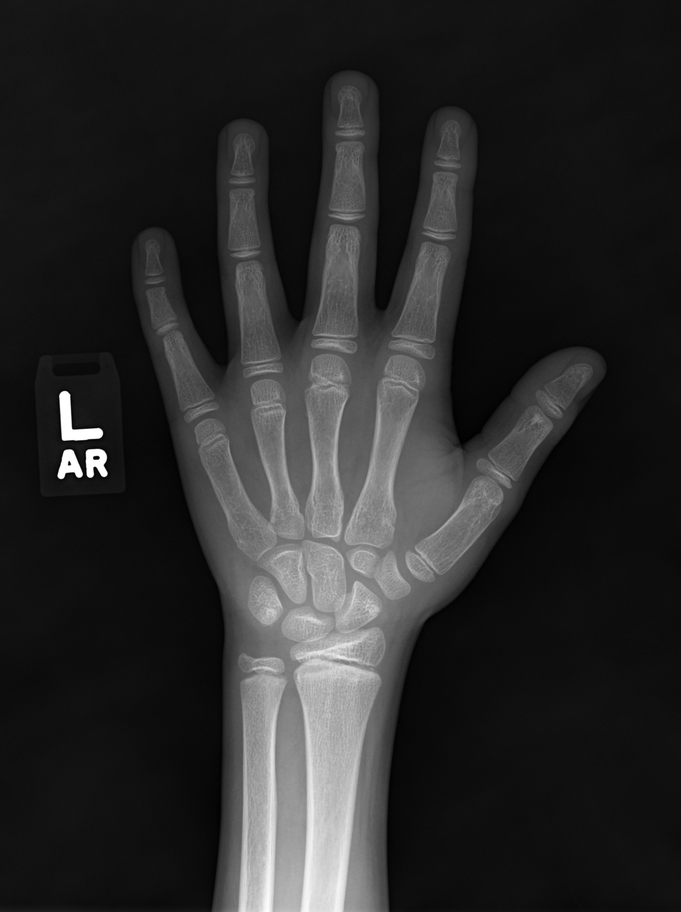
#> input picture RSNA_validation2/10295.png, 681 x 912 px, shrunk from 1311 x 1756 before the run, found by its file name; its folder holds 4 pictures in this run
$ python brighten_images.py
#> lines starting #> are read from the running program, lines starting #| are printed output that depends on the picture
import os
from PIL import Image, ImageEnhance

#file_dir = "DigitalHandAtlas/JPEGimages/"
file_dir = "boneAgeFiles/RSNA_validation2/"

def getListOfFiles(dirName):
    # create a list of file and sub directories
    # names in the given directory
#> called with dirName = 'boneAgeFiles/RSNA_validation2/'
    listOfFile = os.listdir(dirName)
    allFiles = list()
    # Iterate over all the entries
    for entry in listOfFile:
        # Create full path
        fullPath = os.path.join(dirName, entry)
        # If entry is a directory then get the list of files in this directory
        if os.path.isdir(fullPath):
            allFiles = allFiles + getListOfFiles(fullPath)
        else:
            allFiles.append(fullPath)
#> pass 2 of the loop in getListOfFiles, `for entry in listOfFile:`:
#> pass 3 of the loop in getListOfFiles, `for entry in listOfFile:`:
#> the loop made 4 passes; the first 3 are shown

    return allFiles

all_files = getListOfFiles(file_dir)

for file in all_files:
    try:
        im = Image.open(file)
#> im is the input picture: PIL image 681x912 L; min 0, max 255, mean 42.2
        enhancer = ImageEnhance.Brightness(im)
        #factor = 1 #gives original image
        #factor = 0.5 #darkens the image
        #factor = 1.5 #brightens image
        factor = 1.9
        im = enhancer.enhance(factor)
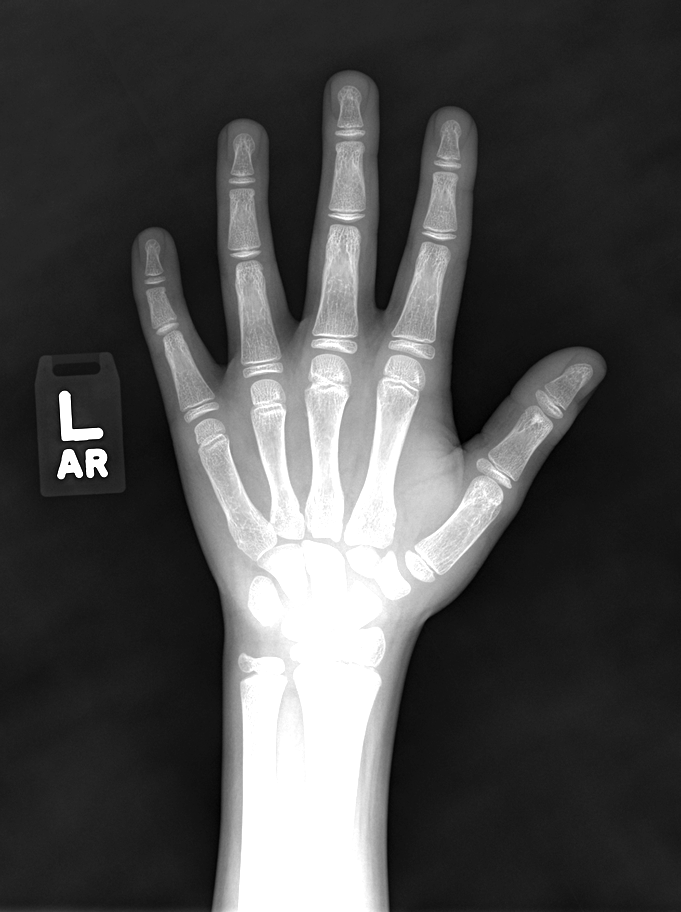
#> im: PIL image 681x912 L; min 0, max 255, mean 74

        split = file.split('/')
        #new_path = 'DHA_brighten19/'+split[2]+'/'+split[3]+'/'
        new_path = 'rsna_brighten19/'

        isExist = os.path.exists(new_path)
        if not isExist:
            # Create a new directory because it does not exist
            os.makedirs(new_path)
            #print("The new directory is created!")
        #im.save(new_path+split[4])
        im.save(new_path+split[2])
    except:
        print('error: ' + file)
#> pass 2 of the loop `for file in all_files:`:
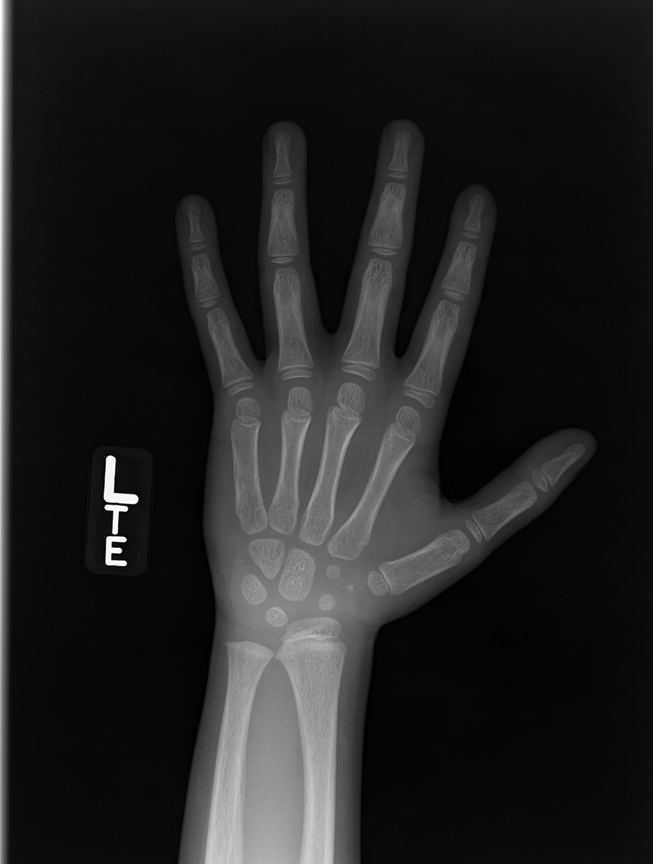
#> input picture RSNA_validation2/10349.png, 653 x 864 px, shrunk from 1258 x 1664 before the run, found by its file name
#> im is the input picture: PIL image 653x864 L; min 0, max 255, mean 33.8
#> `im = enhancer.enhance(factor)`:
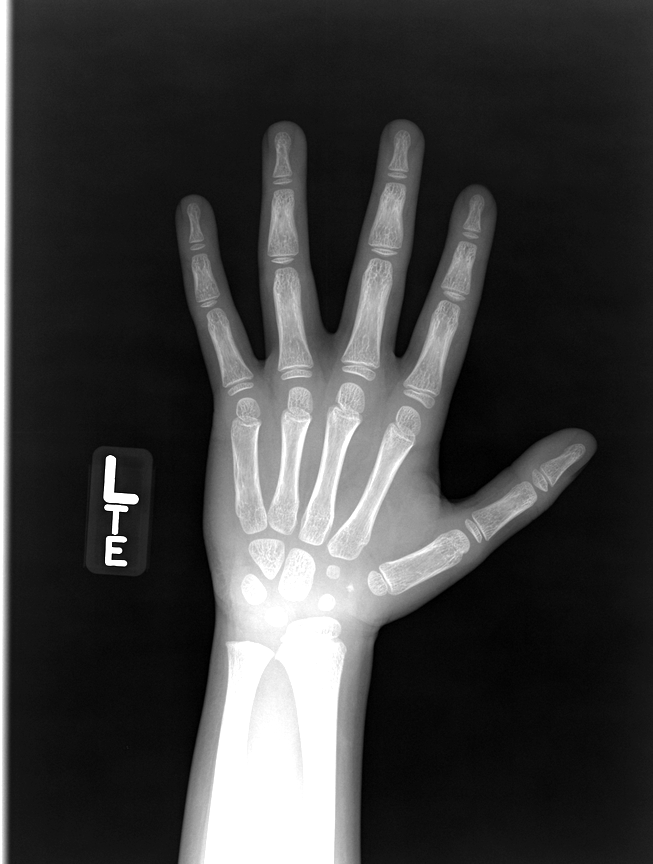
#> im: PIL image 653x864 L; min 0, max 255, mean 60.8
#> pass 3 of the loop `for file in all_files:`:
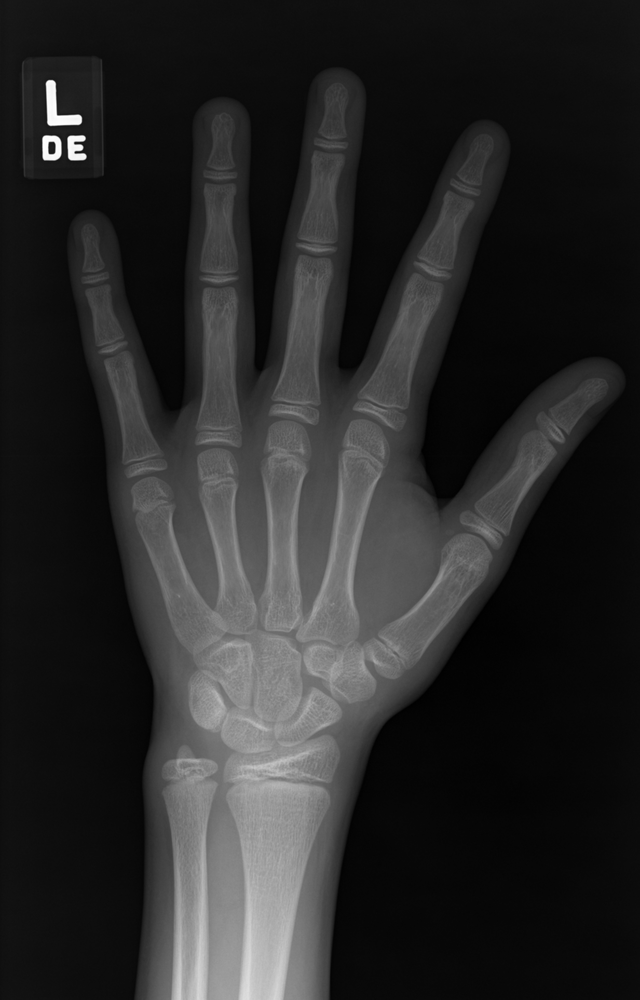
#> input picture RSNA_validation2/12471.png, 640 x 1000 px, shrunk from 1233 x 1926 before the run, found by its file name
#> im is the input picture: PIL image 640x1000 L; min 0, max 255, mean 40.1
#> `im = enhancer.enhance(factor)`:
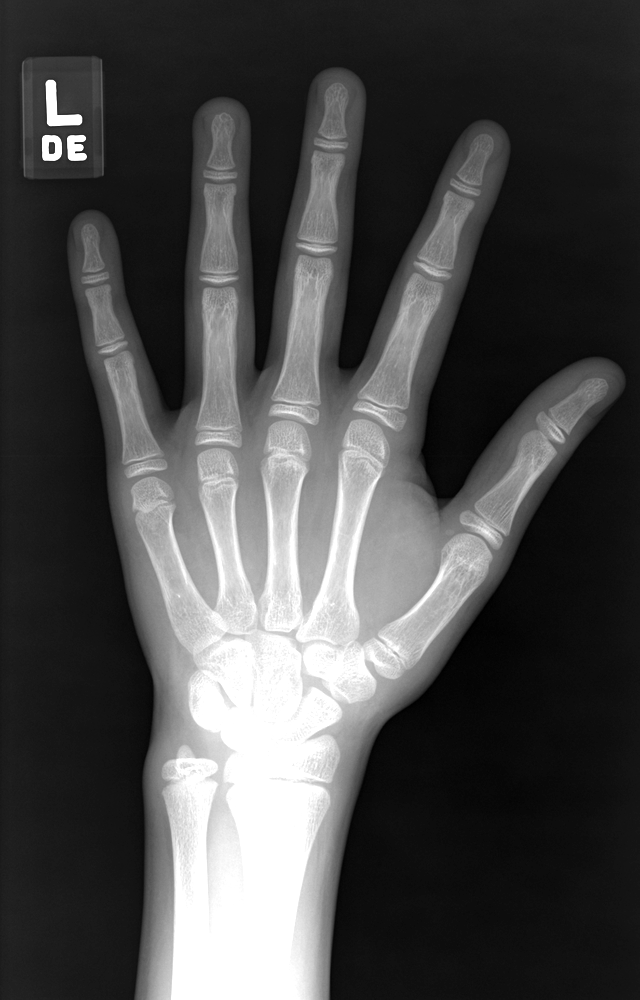
#> im: PIL image 640x1000 L; min 0, max 255, mean 73
#> the loop made 4 passes; the first 3 are shown
